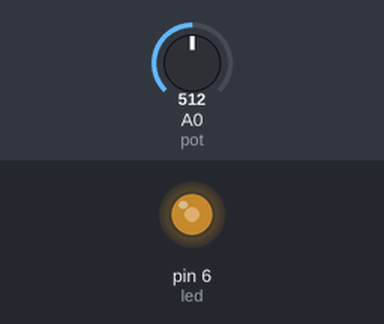
Simulated run of this sketch. Board: Arduino Uno, built with avr-gcc and run on an emulated ATmega328P. On the bench: output pins drawn as LEDs (lit = HIGH). The inputs (shaded band) are chosen by the test bench; at power-on: A0 (pot) = 512.

Above: at 1.2 s.
1.3 s: A0 (pot) set to 716
At 2.3 s:
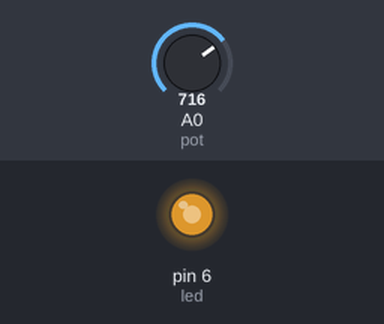
2.8 s: A0 (pot) set to 900
At 3.5 s:
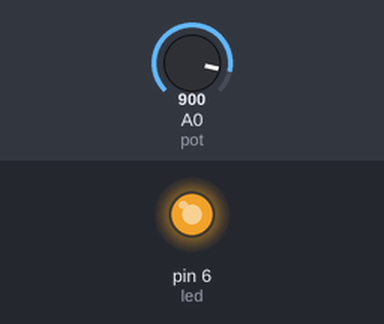
4.3 s: A0 (pot) set to 122
At 4.6 s:
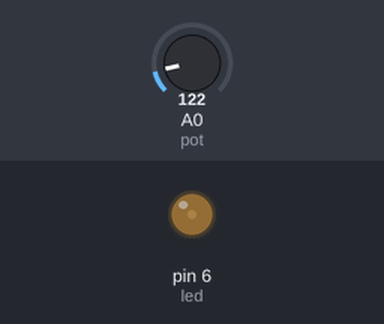
5.8 s: A0 (pot) set to 0
At 7.0 s:
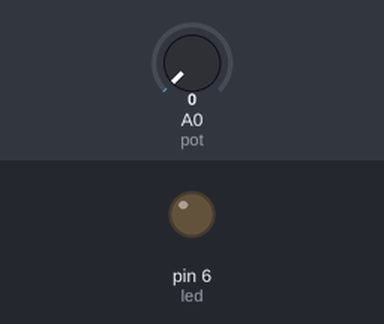
7.3 s: A0 (pot) set to 511
At 8.1 s:
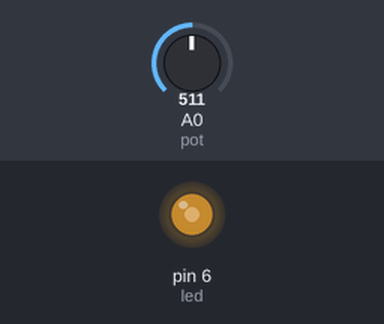
Timing chart, 0 to 9.8 s (numbered marks = the images above; inputs shaded):
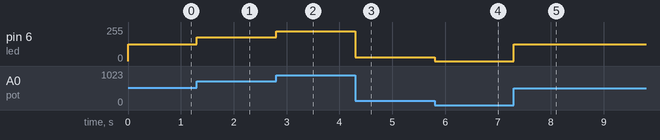

Measured:
- after the input at 1.3 s, pin 6 (led): 127/255 → 178/255 at once
- after the input at 2.8 s, pin 6 (led): 178/255 → 224/255 at once
- after the input at 4.3 s, pin 6 (led): 224/255 → 30/255 at once
- after the input at 5.8 s, pin 6 (led): 30/255 → 0/255 at once
- after the input at 7.3 s, pin 6 (led): 0/255 → 127/255 at once

The sketch:

potentiometer_led.ino
```cpp
int pot= A0;
int led= 6;

int nilaiPot;
int brightness;

void setup() {
  pinMode (pot, INPUT);
  pinMode (led, OUTPUT);

}

void loop() {
  nilaiPot = analogRead(pot);

  brightness = map(nilaiPot, 0, 1023, 0, 255);
  analogWrite(led, brightness);

}
```
